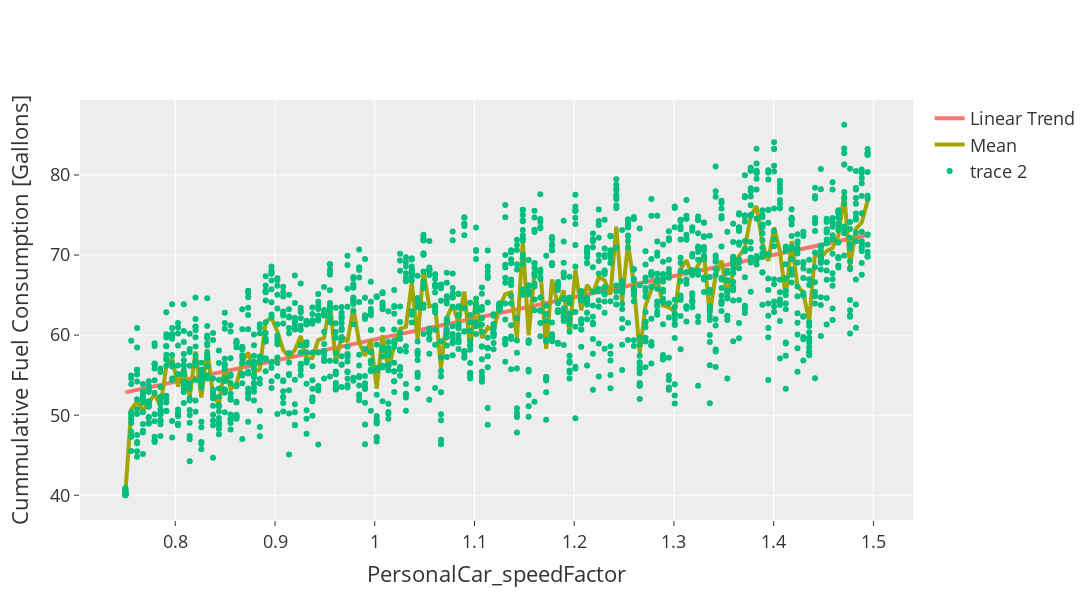

Write notebook code for a chart like this one.
### Code cell
fig = go.Figure()

fig.add_trace(go.Scatter(x=results_df['PersonalCar_speedFactor'].unique(), y=fit_fuel, mode='lines', line_width=4, name="Linear Trend"), )

fig.add_trace(go.Scatter(x=mean_df.index, y=mean_df['Fuel [gal]'], mode='lines', line_width=4, name="Mean"))

fig.add_trace(go.Scatter(x=results_df['PersonalCar_speedFactor'], y=results_df['Fuel [gal]'], mode='markers', 
                         customdata=results_df.index, hovertemplate='sample num:%{customdata:.0f}<br>val:%{y:.3f}'))

fig.update_layout(yaxis=dict(title="Cummulative Fuel Consumption [Gallons]"),
                  xaxis=dict(title='PersonalCar_speedFactor')
                 )

fig.update_layout(barmode='stack', template='ggplot2', height=600, width=1200, font_size=18)
# fig.update_layout(hovermode="x unified")

fig.show()
